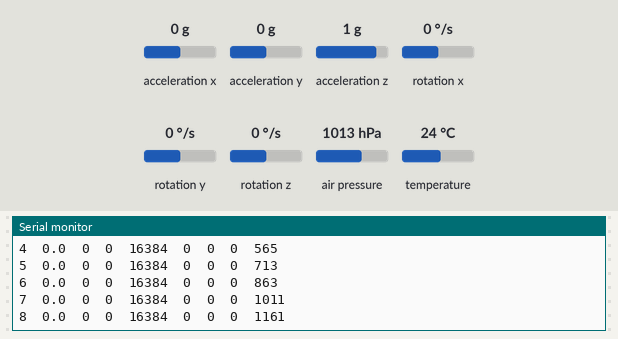
Recording of a sketch running on a simulated Arduino Uno, built with avr-gcc and run on an emulated ATmega328P. Shown: the last lines printed to the serial monitor. The test bench sets the inputs (shaded band); at power-on: acceleration x 0 g, acceleration y 0 g, rotation x 0 °/s, air pressure 1013 hPa, rotation y 0 °/s, acceleration z 1 g, rotation z 0 °/s, temperature 24 °C. Storage starts empty.

Above: at 1.2 s.
1.3 s: acceleration x set to -1.4 g
At 1.44 s:
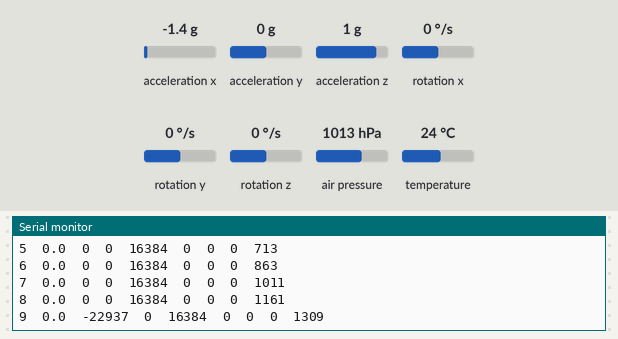
4.3 s: acceleration y set to -1.4 g
At 4.43 s:
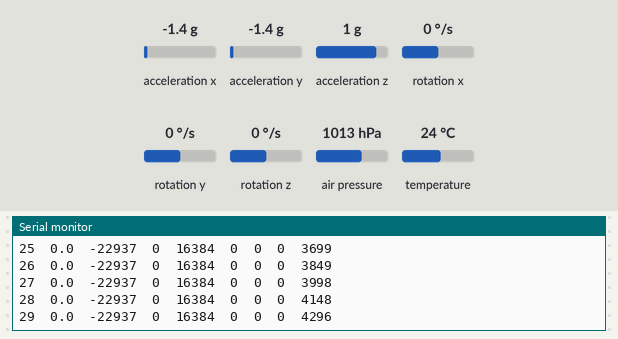
7.3 s: acceleration x set to 0 g
At 7.42 s:
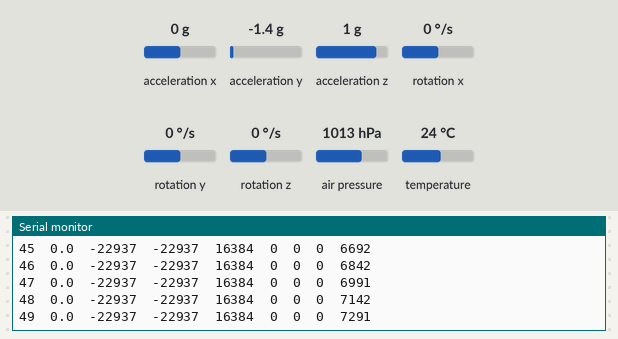
10.3 s: rotation x set to -192 °/s
At 10.41 s:
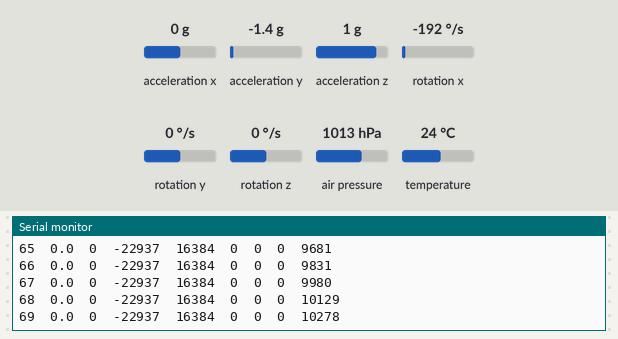
13.3 s: air pressure set to 952 hPa
At 13.41 s:
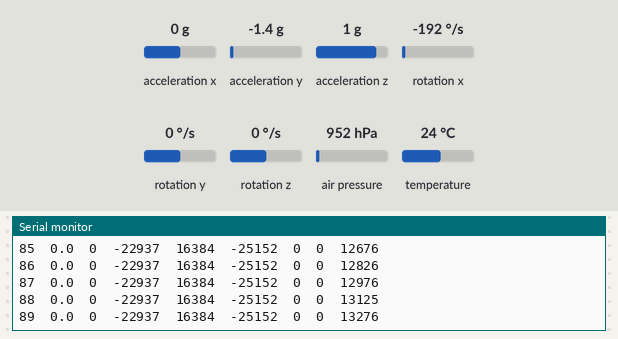
16.3 s: rotation y set to -192 °/s
At 16.41 s:
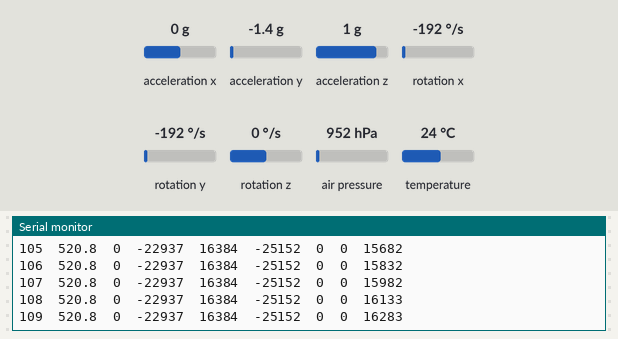
Timing chart, 0 to 19.3 s (numbered marks = the images above; inputs shaded):
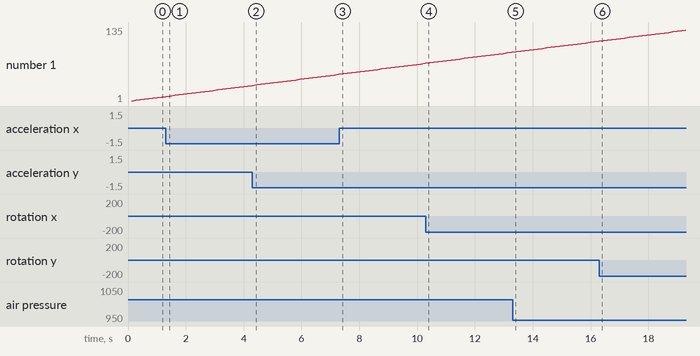

The sketch:

ard_sketch.ino
```cpp
//bar bmp180
//axel gy-521
//standart cd
#include <SFE_BMP180.h>
#include <Wire.h>
#include "I2Cdev.h"
#include "MPU6050.h"
#include <SPI.h>
#include <SD.h>

MPU6050 axel;                       // Создаем объект, символизирующий модуль датчика
int16_t ax, ay, az;                  // Переменные для хранения значений акселерометра
int16_t gx, gy, gz;                  // Переменные для хранения значений гироскоп


SFE_BMP180 pressure;

double baseline;

File myFile;

void setup() {
  Wire.begin();
  axel.initialize();
  Serial.begin(9600);

  SD.begin(4);
  //SD.remove("datadump.txt");
  myFile = SD.open("datadump.txt", FILE_WRITE);
  myFile.close();
  myFile = SD.open("datadump.txt", FILE_WRITE);

  Serial.print("Starting... \tstartTime:");Serial.println(millis());
  myFile.print("Starting... \tstartTime:");myFile.println(millis());
    // close the file:

  pressure.begin();

  baseline = getPressure();
  // put your setup code here, to run once:
  Serial.print("baseline pressure: ");
  Serial.print(baseline);
  Serial.println(" mb");

  myFile.print("baseline pressure: ");
  myFile.print(baseline);
  myFile.println(" mb");

  Serial.println("N\tH\tax\tay\taz\tgx\tgy\tgz\ttime");
  myFile.println("N\tH\tax\tay\taz\tgx\tgy\tgz\ttime");
  myFile.close();
}

unsigned long i=0;

void loop() {

  double a,P;
  i++;
  String writeD;
  myFile = SD.open("datadump.txt", FILE_WRITE);

  P = getPressure();
  a = pressure.altitude(P, baseline);
  axel.getMotion6(&ax, &ay, &az, &gx, &gy, &gz);

  writeD=String(i)+"\t"+String(a)+"\t"+String(ax)+"\t"+String(ay)+"\t"+String(az)+"\t"+String(gx)+"\t"+String(gy)+"\t"+String(gz)+"\t"+String(millis());

  Serial.print(i);Serial.print("\t");

  Serial.print(a, 1);Serial.print("\t");

  Serial.print(ax); Serial.print("\t");

  Serial.print(ay); Serial.print("\t");

  Serial.print(az); Serial.print("\t");

  Serial.print(gx); Serial.print("\t");

  Serial.print(gy); Serial.print("\t");

  Serial.print(gz); Serial.print("\t");

  Serial.println(millis());
  myFile.println(writeD);

  myFile.close();
  delay(100);


}

double getPressure(){
  char status;
  double T,P,p0,a;

  status = pressure.startTemperature();
  if (status != 0)
  {
    delay(status);
    status = pressure.getTemperature(T);
    if (status != 0)
    {
      status = pressure.startPressure(3);
      if (status != 0)
      {
        delay(status);

        status = pressure.getPressure(P,T);
        if (status != 0)
        {
          return(P);
        }
        else Serial.println("error retrieving pressure measurement\n");
      }
      else Serial.println("error starting pressure measurement\n");
    }
    else Serial.println("error retrieving temperature measurement\n");
  }
  else Serial.println("error starting temperature measurement\n");
}
```

Measured:
- after the input at 1.3 s, the serial monitor: prints a new line at once (image 1)
